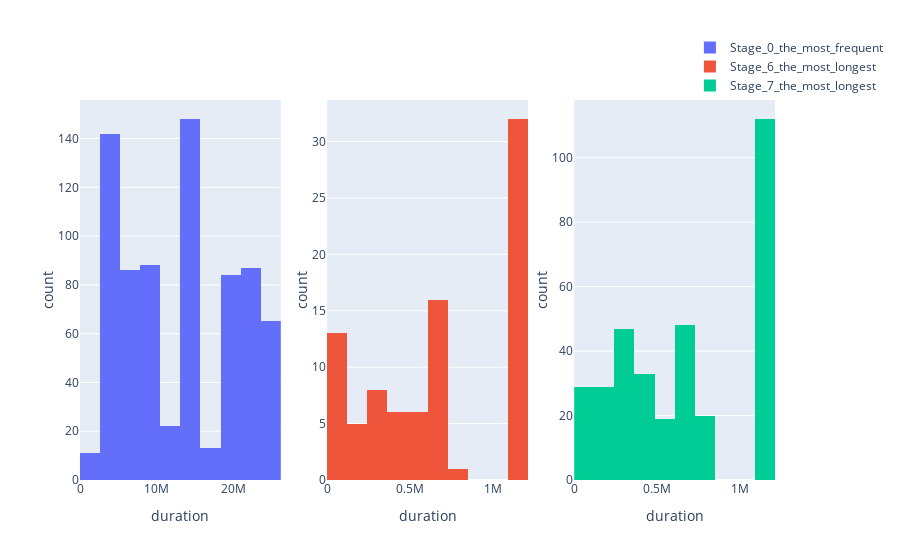

Here is the notebook cell this chart was saved with:
### Markdown cell above
##### По топ активностям

### Code cell
painter.hist_activity_of_dur(top= True)

### Figure 1 — Plotly figure (JSON) as saved in the notebook; plotly's stock layout.template omitted (floating-point values rounded to 4 significant figures; data arrays with more than 128 entries replaced by an {"elided": "..."} marker saying what was removed)
{"data": [{"histfunc": "count", "name": "Stage_0_the_most_frequent", "nbinsx": 10, "showlegend": true, "type": "histogram", "x": {"elided": "758 int values"}, "xaxis": "x", "xbins": {"size": 2609280, "start": 0}, "yaxis": "y"}, {"histfunc": "count", "name": "Stage_6_the_most_longest", "nbinsx": 10, "showlegend": true, "type": "histogram", "x": [518400, 1149120, 1149120, 1149120, null, 691200, 86400, null, 1149120, 345600, 1149120, null, 1149120, null, 518400, 86400, null, 604800, 432000, 259200, 345600, 1149120, 604800, 691200, 86400, 691200, 1149120, 86400, 1149120, 345600, 1149120, 691200, 86400, 1149120, null, 604800, 1149120, 1149120, 86400, 604800, 86400, null, null, 1149120, 1149120, 1149120, 86400, null, 172800, 86400, 1149120, 432000, 604800, 345600, 1149120, null, 1149120, null, null, null, 172800, 518400, 518400, 432000, null, 172800, null, 604800, 1149120, 86400, 1149120, 1149120, 86400, null, 1149120, null, null, 1149120, 345600, 691200, 1149120, 1149120, 604800, 432000, null, 172800, 518400, 259200, 1149120, 777600, 1149120, 1149120, 432000, null, 432000, 1149120, 172800, null, 86400, 691200, 604800, null, 691200, 86400, 1149120, 518400, 1149120, null, 345600, 604800], "xaxis": "x2", "xbins": {"size": 120960, "start": 0}, "yaxis": "y2"}, {"histfunc": "count", "name": "Stage_7_the_most_longest", "nbinsx": 10, "showlegend": true, "type": "histogram", "x": {"elided": "495 int values"}, "xaxis": "x3", "xbins": {"size": 120960, "start": 0}, "yaxis": "y3"}], "layout": {"legend": {"orientation": "v", "xanchor": "center", "yanchor": "bottom"}, "title": {}, "xaxis": {"anchor": "y", "domain": [0, 0.2889], "title": {"text": "duration"}}, "xaxis2": {"anchor": "y2", "domain": [0.3556, 0.6444], "title": {"text": "duration"}}, "xaxis3": {"anchor": "y3", "domain": [0.7111, 1], "title": {"text": "duration"}}, "yaxis": {"anchor": "x", "domain": [0, 1], "title": {"standoff": 1, "text": "count"}}, "yaxis2": {"anchor": "x2", "domain": [0, 1], "title": {"standoff": 1, "text": "count"}}, "yaxis3": {"anchor": "x3", "domain": [0, 1], "title": {"standoff": 1, "text": "count"}}}}
